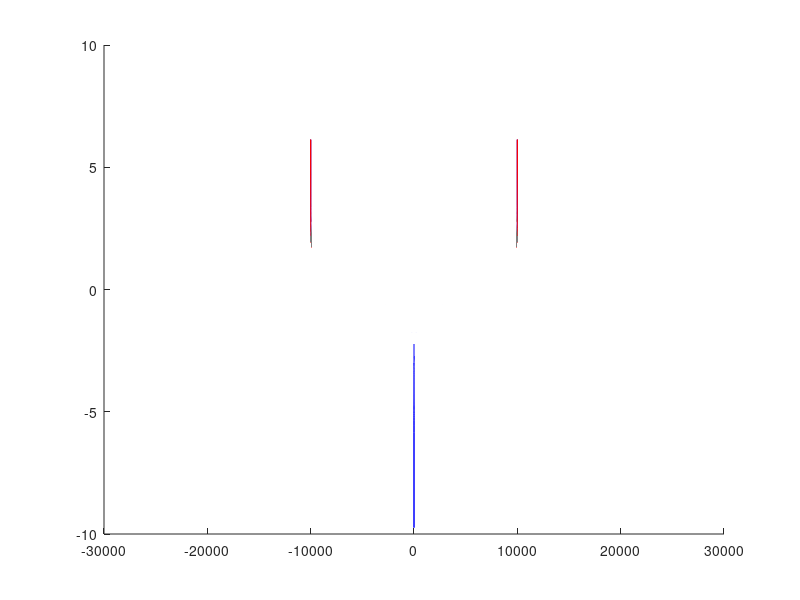

This figure's MATLAB source:
% SRO detectie simulatie
f = 10e3;
t = linspace(0,60,48e3*60); % 48e3 samples per second, 60 seconds long
delta_f = f/1e6; % 1 ppm 
signal = sin(2*pi*f*t);
signal_error = sin(2*pi*(f+delta_f)*t);
signal_fd = log10(abs(fftshift(fft(signal))));
signal_error_fd = log10(abs(fftshift(fft(signal_error))));
frequency_scale = linspace(-24e3,24e3,length(t));

hold on;
plot(frequency_scale, signal_fd, 'b')
plot(frequency_scale, signal_error_fd,'r');